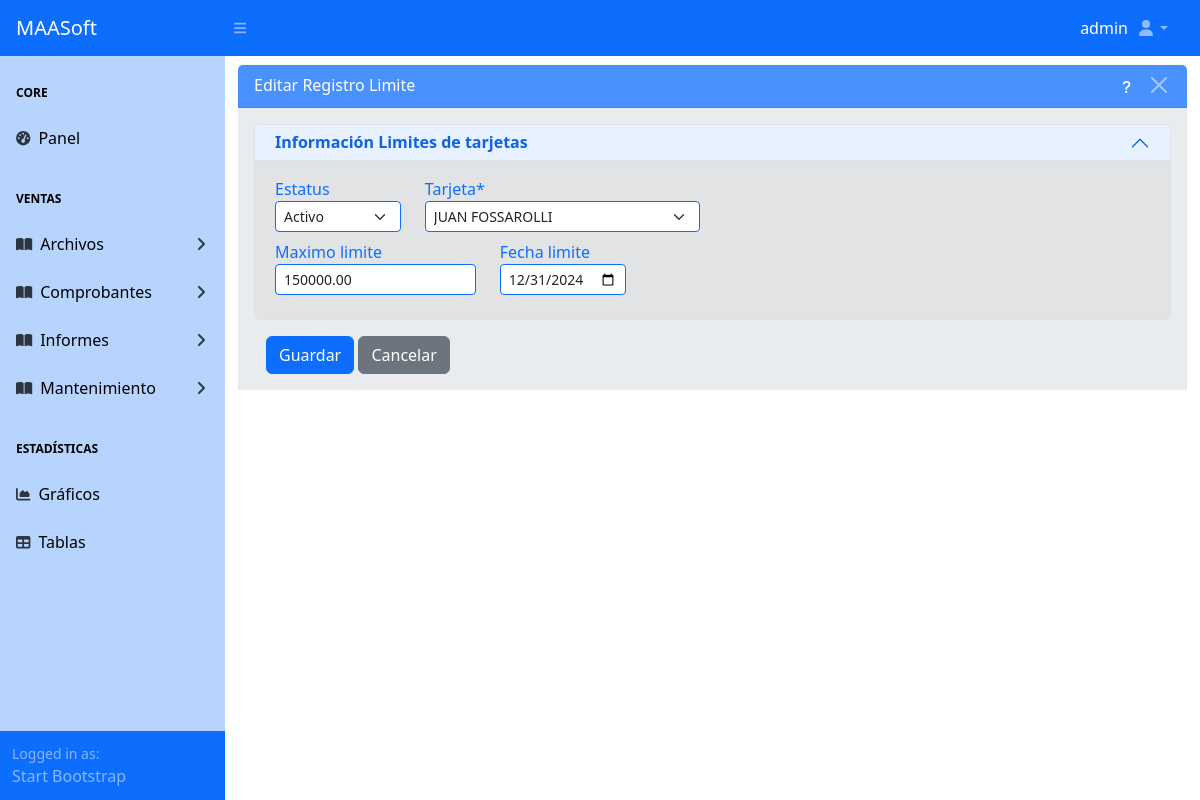
Screenshot of /maestros/registrolimite/3/editar/ (signed in) with the database file from the repository.
### apps/usuarios/models.py (models this page shows)
class User(AbstractUser):
  email = models.EmailField("Correo electrónico")
  email_alt = models.EmailField("Correo alternativo", max_length=50,
                               null=True, blank=True)
  telefono = models.CharField("Teléfono", max_length=9,
                             null=True, blank=True)
  iniciales = models.CharField("Iniciales", max_length=3,
                             null=True, blank=True)
  jerarquia = models.CharField("Jerarquía", max_length=1,
                             null=True, blank=True)
  vendedor = models.BooleanField(default=False, null=True, blank=True)

### apps/maestros/models/tarjeta_models.py (models this page shows, shortened)
class RegitroLimite(ModeloBaseGenerico):
    id_registro_limite = models.AutoField(primary_key=True)
    estatus_registro_limite = models.BooleanField("Estatus", default=True, choices=ESTATUS_GEN)
    id_tarjeta = models.ForeignKey(Tarjeta, on_delete=models.PROTECT, verbose_name="Tarjeta*")
    fecha_limite = models.DateField()
    maximo_limite = models.DecimalField(max_digits=14, decimal_places=2)
    class Meta:
        db_table = 'registro_limite'
        verbose_name = ('Registro Limite')
        verbose_name_plural = ('Registro de Limites')
        ordering = ['id_tarjeta']

class Tarjeta(ModeloBaseGenerico):
    id_tarjeta = models.AutoField(primary_key=True)
    estatus_tarjeta = models.BooleanField("Estatus*", default=True, choices=ESTATUS_GEN)
    numero_tarjeta = models.BigIntegerField()  #  editable=False Campo entero para almacenar la concatenación
    id_sucursal_tarjeta = models.ForeignKey(Sucursal, on_delete=models.PROTECT,
                                            verbose_name="Sucursal*")
    id_socio = models.ForeignKey(Socio, on_delete=models.PROTECT, verbose_name="Socio*")
    adicional = models.IntegerField("Adicional*")
    digito_verificador = models.IntegerField("Digito Verificador*")
    nombre_titular = models.CharField("Titular*", max_length=40, blank=True)
    domicilio = models.CharField(max_length=40, blank=True)
    id_localidad_tarjeta = models.ForeignKey(Localidad, on_delete=models.PROTECT,
                                           verbose_name="Localidad*")
    id_provincia_tarjeta = models.ForeignKey(Provincia, on_delete=models.PROTECT,
                                           verbose_name="Provincia*")
    telefono_tarjeta = models.CharField(max_length=15, blank=True,
                                        verbose_name="Telefono*")
    telefono2_tarjeta = models.CharField(max_length=15, blank=True,
                                         verbose_name="Telefono")
    movil_tarjeta = models.CharField(max_length=15, blank=True,
                                     verbose_name="Telefono Movil")
    mail_tarjeta = models.EmailField(max_length=50, blank=True,
                                     verbose_name="eMail")
    nombre_garantia = models.CharField(max_length=40, blank=True)
    limite_maximo_tarjeta = models.DecimalField(max_digits=10, decimal_places=2, default=0,
                                                verbose_name="Limite de Compra*")
    saldo_disponible = models.DecimalField(max_digits=10, decimal_places=2, default=0,
                                           verbose_name="Disponible*")
    id_titulo = models.ForeignKey(Titulo, on_delete=models.PROTECT, verbose_name="Titulo*")
    id_tarjeta_estado = models.ForeignKey(TarjetaEstado, on_delete=models.PROTECT,
                                          verbose_name="Estado*")
    fecha_alta = models.DateField("Fecha Alta")
    fecha_baja = models.DateField(blank=True, null=True)
    vencimiento = models.DateField("Vencimiento*")
    liquidacion_mail = models.BooleanField(blank=True)
    seguro = models.BooleanField("Seguro*", default=True, choices=SEGURO)
    observacion = models.CharField(max_length=50, blank=True)
    def __str__(self):
        return self.nombre_titular
    class Meta:
        db_table = 'tarjeta'
        verbose_name = ('Tarjeta')
        verbose_name_plural = ('Tarjetas')
        ordering = ['nombre_titular']

### apps/maestros/views/registro_limite_views.py (the view)
# urls.py: path('registrolimite/<int:pk>/editar/', RegitroLimiteUpdateView.as_view(), name='registro_limite_update'),
class RegitroLimiteUpdateView(MaestroUpdateView):
	model = ConfigViews.model
	list_view_name = ConfigViews.list_view_name
	form_class = ConfigViews.form_class
	template_name = ConfigViews.template_form
	success_url = ConfigViews.success_url
	permission_required = ConfigViews.permission_change
	extra_context = {
		"accion": f"Editar {ConfigViews.model._meta.verbose_name}",
		"list_view_name" : ConfigViews.list_view_name
	}

### apps/maestros/forms/registro_limite_forms.py
class RegitroLimiteForm(CrudGenericForm):
	class Meta:
		model = RegitroLimite
		fields = '__all__'
		widgets = {
			'estatus_registro_limite':
				forms.Select(attrs={**formclassselect}),
			'id_tarjeta':
				forms.Select(attrs={**formclassselect}),
			'fecha_limite':
				forms.TextInput(attrs={'type':'date', **formclassdate}),
			'maximo_limite':
				forms.NumberInput(attrs={**formclasstext,
                           'min': 0, 'max': 999999999, 'step': '1.00'}),
		}

### apps/maestros/views/cruds_views_generics.py (called while the page is built)
def obtener_requerimientos_modelo(modelo):
	requerimientos = {}
	for field in modelo._meta.fields:
		exclud_fields = ['usuario', 'estacion', 'fcontrol']
		field_info = []
		if not field.primary_key and field.name not in exclud_fields:
			if not field.blank:
				field_info.append("Este campo es obligatorio")
			if hasattr(field, "max_length") and field.max_length is not None:
				field_info.append(f"Debe tener un máximo de {field.max_length} caracteres")
			if field.unique:
				field_info.append("Debe ser único")
			requerimientos[field.verbose_name] = field_info
	return requerimientos

	def get_context_data(self, **kwargs):
		context = super().get_context_data(**kwargs)
		if 'data_has_errors' not in context:
			context['data_has_errors'] = False
		if 'form' not in context:
			context['form'] = self.get_form()
		context['requerimientos'] = obtener_requerimientos_modelo(self.model)
		return context

### apps/maestros/templates/maestros/registro_limite_form.html (shortened to what this page needs)
{% extends 'maestro_form.html' %}
{% load static %}
{% block maincomponent %}
	{% block principalcomponent %}
		<div id="layoutSidenav_content">
			<main>
				<div class="container-fluid">
					<div class="card border-light mb-3 mt-2">
						<div class="card-header text-white bg-primary opacity-75 d-flex
									justify-content-between">
							{{ accion }}
							<div class="flex align-items-center">
								<a
									class="me-2 text-white"
									data-bs-toggle="modal"
									data-bs-target="#helpModal"
									style="cursor: pointer;">
									<i class="bi bi-question-lg"></i></a>
								<button type="button" class="btn-close btn-close-white"
									aria-label="Close"
									onclick="window.location.href='{% url list_view_name %}'">
								</button>
							</div>
						</div>
						<div class="card-body bg-body-secondary">
							<form method="post" enctype="multipart/form-data" novalidate>
								<div class="accordion" id="accordionPanelsStayOpenExample">
									<div class="accordion-item">
										<h2 class="accordion-header">
											<button
												class="accordion-button py-2 "
												type="button"
												data-bs-toggle="collapse"
												data-bs-target="#Información_Limites_de_tarjetas"
												aria-expanded="true"
												aria-controls="Información_Limites_de_tarjetas">
												<strong>Información Limites de tarjetas</strong>
											</button>
										</h2>
										<div class="accordion-collapse collapse show"
											id="Información_Limites_de_tarjetas">
											<div class="accordion-body bg-secondary-subtle">
												<div class="row">
													<div class="col-md-2">
														<label class="form-label text-primary mb-0">
															{{ form.estatus_registro_limite.label }}
														</label>
														{{ form.estatus_registro_limite }}
													</div>
													<div class="col-md-4">
														<label class="form-label text-primary mb-0">
															{{ form.id_tarjeta.label }}
														</label>
														{{ form.id_tarjeta }}
													</div>
												</div>
												<div class="row">
													<div class="col-md-3">
														<label class="form-label text-primary mb-0">
															{{ form.maximo_limite.label }}
														</label>
														{{ form.maximo_limite }}
													</div>
													<div class="col-md-2">
														<label class="form-label text-primary mb-0">
															{{ form.fecha_limite.label }}
														</label>
														{{ form.fecha_limite }}
													</div>
												</div>
											</div>
										</div>
									</div>
								</div>
								<div class="container mt-3">
									<button class="btn btn-primary" type="submit" id="guardarBtn">
										Guardar
									</button>
									<a class="btn btn-secondary" href="{% url list_view_name %}">
										Cancelar
									</a>
								</div>
							</form>
						</div>
					</div>
				</div>
			</main>
		</div>
	{% endblock principalcomponent %}
{% endblock maincomponent %}

### templates/top_nav.html (shortened to what this page needs)
<nav class="sb-topnav navbar navbar-expand navbar-dark bg-primary">
	<a class="navbar-brand ps-3" href="{% url 'home' %}">MAASoft</a>
	<button class="btn btn-link btn-sm order-1 order-lg-0 me-4 me-lg-0" id="sidebarToggle" href="#!"><i class="fas fa-bars"></i></button>
	<div class="col-auto align-self-center text-white">
		{% if user.is_authenticated %}
			{% if user.first_name%}
				{{user.first_name}} {{user.last_name}}
			{% else %}
				{{ user }}
			{% endif %}
		{% endif %}
	</div>
	<ul class="navbar-nav ms-auto ms-md-0 me-3 me-lg-4">
		<li class="nav-item dropdown">
			<a class="nav-link dropdown-toggle" id="navbarDropdown" href="#" role="button" data-bs-toggle="dropdown" aria-expanded="false"><i class="fas fa-user fa-fw"></i></a>
		</li>
	</ul>
</nav>

### rows the page displays
User: username "admin"
RegitroLimite: estatus_registro_limite "Activo", maximo_limite "150000.00", fecha_limite "12/31/2024"
Tarjeta: id_tarjeta "JUAN FOSSAROLLI"

### other values shown
{{ accion }} "Editar Registro Limite"
